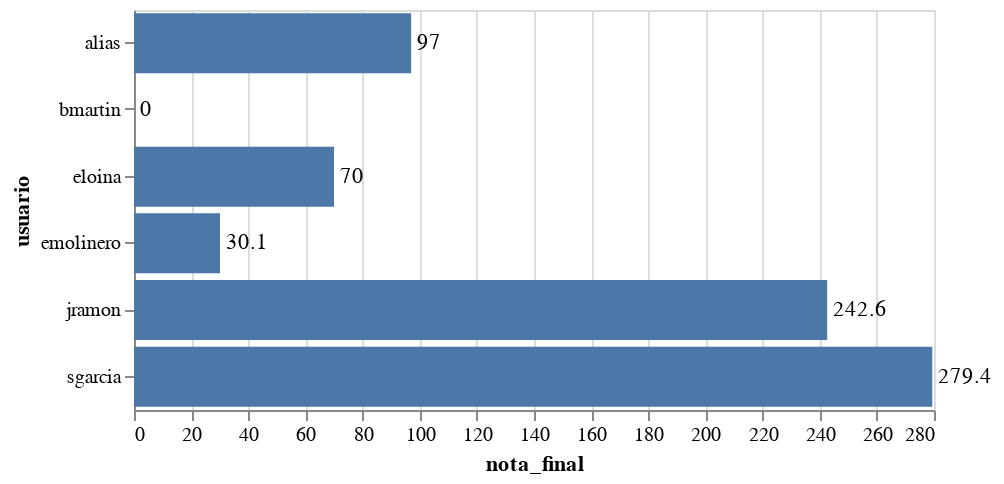

Here is the notebook cell this chart was saved with:
### Code cell
bars = alt.Chart(slots).mark_bar().encode(
    x="nota_final:Q",
    y="usuario"
)
text = bars.mark_text(
    align='left',
    baseline='middle',
    dx=3  # Nudges text to right so it doesn't appear on top of the bar
).encode(
    text='nota_final:Q'
)
(bars + text).properties(height=200, width=400)

### Figure 1 — Vega-Lite specification as saved in the notebook (floating-point values rounded to 4 significant figures)
{"config": {"view": {"continuousWidth": 400, "continuousHeight": 300}}, "layer": [{"mark": "bar", "encoding": {"x": {"type": "quantitative", "field": "nota_final"}, "y": {"type": "nominal", "field": "usuario"}}}, {"mark": {"type": "text", "align": "left", "baseline": "middle", "dx": 3}, "encoding": {"text": {"type": "quantitative", "field": "nota_final"}, "x": {"type": "quantitative", "field": "nota_final"}, "y": {"type": "nominal", "field": "usuario"}}}], "data": {"name": "data-bdb94a281ca3f405fcefbd081a5e9882"}, "height": 200, "width": 400, "$schema": "https://vega.github.io/schema/vega-lite/v4.8.1.json", "datasets": {"data-bdb94a281ca3f405fcefbd081a5e9882": [{"usuario": "sgarcia", "nota_final": 279.4, "reparto": 97, "incentivos_pagados": 1940}, {"usuario": "jramon", "nota_final": 242.6, "reparto": 85, "incentivos_pagados": 1700}, {"usuario": "alias", "nota_final": 97.0, "reparto": 34, "incentivos_pagados": 680}, {"usuario": "eloina", "nota_final": 70.0, "reparto": 24, "incentivos_pagados": 480}, {"usuario": "emolinero", "nota_final": 30.1, "reparto": 10, "incentivos_pagados": 200}, {"usuario": "bmartin", "nota_final": 0.0, "reparto": 0, "incentivos_pagados": 0}]}}
